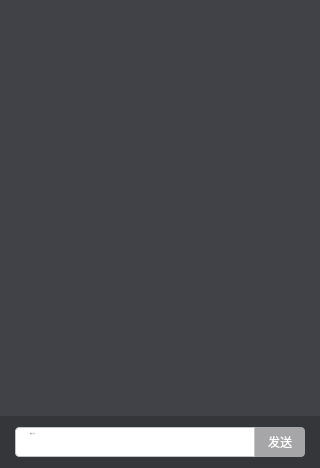
<?xml version="1.0" encoding="UTF-8"?>
<ui version="4.0">
 <class>NoticeSendWdg</class>
 <widget class="QWidget" name="NoticeSendWdg">
  <property name="geometry">
   <rect>
    <x>0</x>
    <y>0</y>
    <width>320</width>
    <height>468</height>
   </rect>
  </property>
  <property name="minimumSize">
   <size>
    <width>320</width>
    <height>0</height>
   </size>
  </property>
  <property name="maximumSize">
   <size>
    <width>320</width>
    <height>16777215</height>
   </size>
  </property>
  <property name="windowTitle">
   <string>发布公告</string>
  </property>
  <property name="styleSheet">
   <string notr="true"/>
  </property>
  <layout class="QVBoxLayout" name="vCLayout">
   <property name="spacing">
    <number>0</number>
   </property>
   <property name="leftMargin">
    <number>0</number>
   </property>
   <property name="topMargin">
    <number>0</number>
   </property>
   <property name="rightMargin">
    <number>0</number>
   </property>
   <property name="bottomMargin">
    <number>0</number>
   </property>
   <item>
    <widget class="QWidget" name="widget" native="true">
     <property name="styleSheet">
      <string notr="true">QWidget#widget{ 
	
/*border-radius:10px; */
	background-color: rgb(52, 54, 58);
}
</string>
     </property>
     <layout class="QVBoxLayout" name="verticalLayout">
      <property name="spacing">
       <number>0</number>
      </property>
      <property name="leftMargin">
       <number>0</number>
      </property>
      <property name="topMargin">
       <number>0</number>
      </property>
      <property name="rightMargin">
       <number>0</number>
      </property>
      <property name="bottomMargin">
       <number>0</number>
      </property>
      <item>
       <widget class="QListWidget" name="listWidget">
        <property name="focusPolicy">
         <enum>Qt::NoFocus</enum>
        </property>
        <property name="styleSheet">
         <string notr="true">QListWidget{
border: 0px;
	background-color: rgb(64, 66, 72);
}

QListWidget:item{
	width:320px;
	border-radius: 0px;
}
QScrollBar:vertical
{
background:rgb(0,0,0);
border-radius:4px;
width:6px;
margin:0px 0px 0px 0px;

}

QScrollBar::add-page:vertical, QScrollBar::sub-page:vertical 
{

background-color:  rgba(64, 66, 72);
border: 0px;
}

QScrollBar::handle:vertical
{
background:rgba(255,255,255);
border-radius:3px;
min-height:10px;
border: 1px solid #D2D2D2;
}</string>
        </property>
        <property name="verticalScrollBarPolicy">
         <enum>Qt::ScrollBarAsNeeded</enum>
        </property>
        <property name="horizontalScrollBarPolicy">
         <enum>Qt::ScrollBarAlwaysOff</enum>
        </property>
        <property name="sizeAdjustPolicy">
         <enum>QAbstractScrollArea::AdjustIgnored</enum>
        </property>
       </widget>
      </item>
      <item>
       <widget class="QWidget" name="widget_send" native="true">
        <property name="minimumSize">
         <size>
          <width>0</width>
          <height>52</height>
         </size>
        </property>
        <property name="maximumSize">
         <size>
          <width>16777215</width>
          <height>52</height>
         </size>
        </property>
        <property name="styleSheet">
         <string notr="true">QWidget#widget_2{
	background-color: rgb(52, 54, 58);
/*border-bottom-right-radius :10px; 
border-bottom-left-radius :10px; */
}</string>
        </property>
        <layout class="QHBoxLayout" name="horizontalLayout_3">
         <property name="spacing">
          <number>0</number>
         </property>
         <property name="leftMargin">
          <number>15</number>
         </property>
         <property name="topMargin">
          <number>11</number>
         </property>
         <property name="rightMargin">
          <number>15</number>
         </property>
         <property name="bottomMargin">
          <number>11</number>
         </property>
         <item>
          <widget class="QTextEdit" name="textEdit">
           <property name="minimumSize">
            <size>
             <width>0</width>
             <height>30</height>
            </size>
           </property>
           <property name="maximumSize">
            <size>
             <width>16777215</width>
             <height>30</height>
            </size>
           </property>
           <property name="font">
            <font>
             <family>微软雅黑</family>
             <pointsize>-1</pointsize>
             <weight>50</weight>
             <italic>false</italic>
             <bold>false</bold>
            </font>
           </property>
           <property name="styleSheet">
            <string notr="true">QTextEdit {	
font: 12px &quot;微软雅黑&quot;;
	border: 1px solid rgb(196, 196, 196);
	border-top-left-radius : 4px;
	border-bottom-left-radius: 4px;
    background: white;
	padding-left: 10px;
    color: rgb(90, 90, 90);
}
 
QTextEdit:hover {	
	border: 1px solid rgb(153, 153, 153);
  	border-top-left-radius : 4px;
	border-bottom-left-radius: 4px; 
    background: white;
    color: rgb(254, 99, 106);
}

QTextEdit:focus {	
	border: 1px solid rgb(153, 153, 153);
 	border-top-left-radius : 4px;
	border-bottom-left-radius: 4px;
    background: white;
	padding-left: 10px;
    color: rgb(90, 90, 90);
}

QScrollBar:vertical
{
border-radius:4px;
width:6px;
background:rgba(255,255,255, 255);
margin:0px,0px,0px,0px;
overflow-x:hidden;
}

QScrollBar::handle:vertical
{
background:rgba(210,210,210, 255);
border-radius:3px;
min-height:20;
border: 1px solid #D2D2D2;
}</string>
           </property>
           <property name="undoRedoEnabled">
            <bool>false</bool>
           </property>
           <property name="acceptRichText">
            <bool>true</bool>
           </property>
           <property name="placeholderText">
            <string>请输入公告~</string>
           </property>
          </widget>
         </item>
         <item>
          <widget class="QPushButton" name="pushButton_send">
           <property name="minimumSize">
            <size>
             <width>50</width>
             <height>30</height>
            </size>
           </property>
           <property name="maximumSize">
            <size>
             <width>20</width>
             <height>30</height>
            </size>
           </property>
           <property name="styleSheet">
            <string notr="true">QPushButton{	
font: 12px   &quot;微软雅黑&quot;;
	color: rgb(255, 255, 255);
	border:0px;
	border-top-right-radius :4px;
	border-bottom-right-radius:4px;
	background-color: rgb(166, 166, 168);
}

QPushButton:hover{
font: 12px &quot;微软雅黑&quot;;
	color: rgb(255, 255, 255);
	border:0px;
	border-top-right-radius :4px;
	border-bottom-right-radius:4px;
	background-color: rgb(150, 150, 150);
}

QPushButton:disable{
font: 12px &quot;微软雅黑&quot;;
	color: rgb(255, 255, 255);
	border:0px;
	border-top-right-radius :4px;
	border-bottom-right-radius:4px;	
	background-color: rgb(180, 180, 180);
}

</string>
           </property>
           <property name="text">
            <string>发送</string>
           </property>
          </widget>
         </item>
        </layout>
       </widget>
      </item>
     </layout>
    </widget>
   </item>
  </layout>
 </widget>
 <layoutdefault spacing="6" margin="11"/>
 <resources/>
 <connections/>
</ui>
